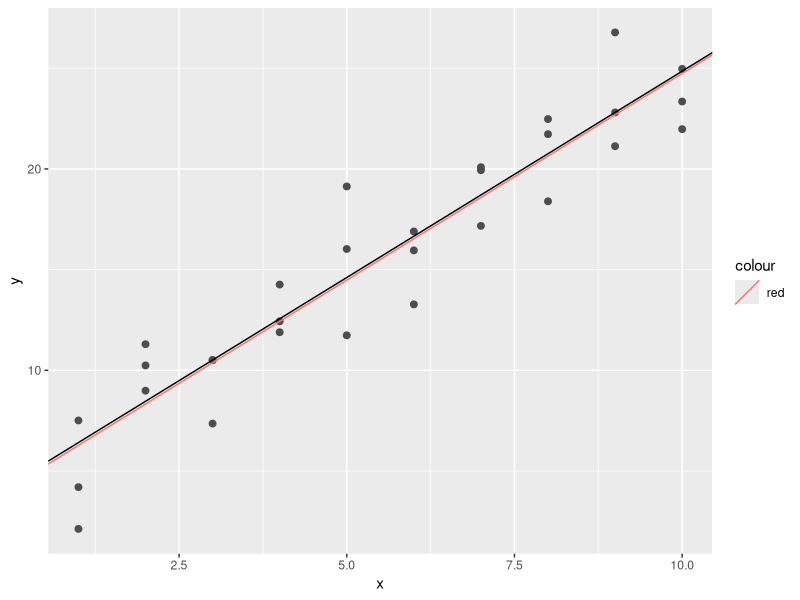
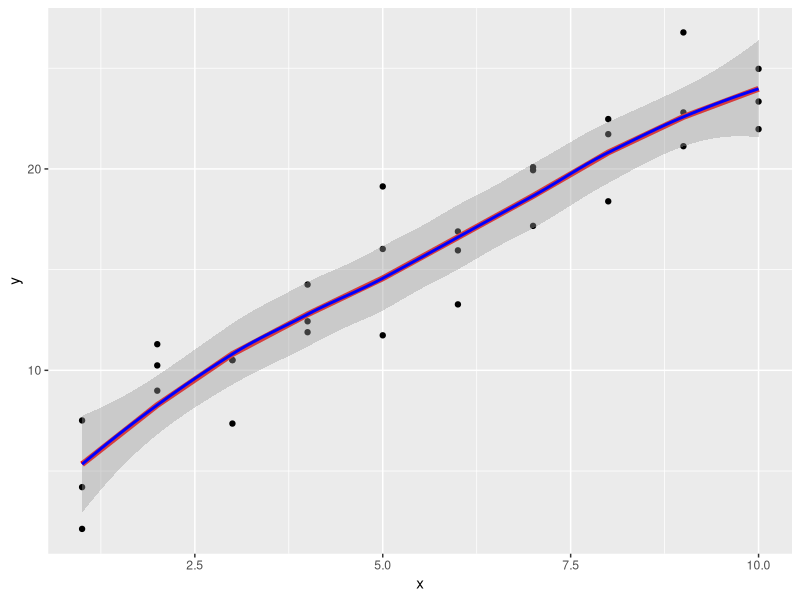
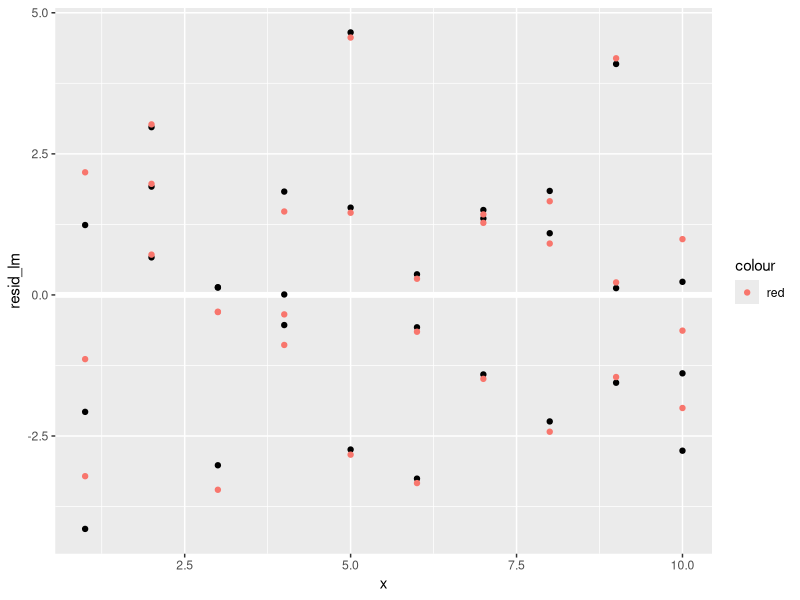
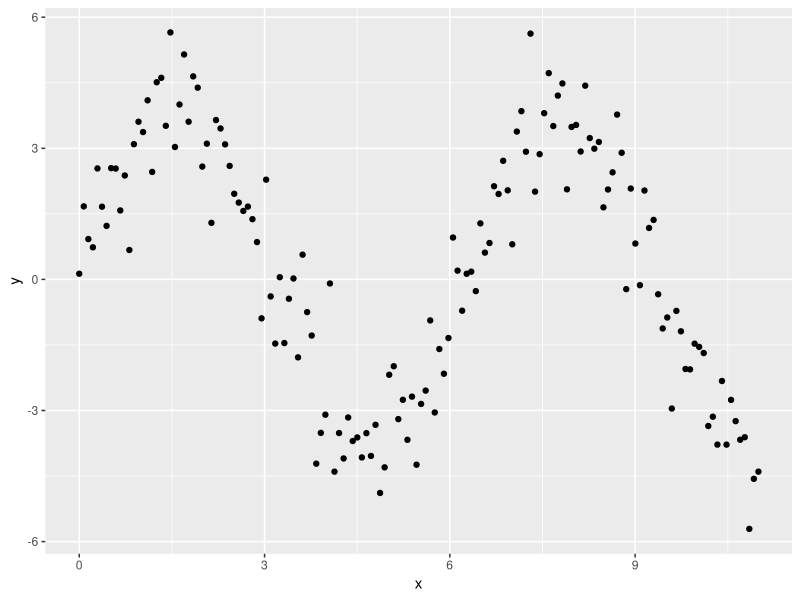
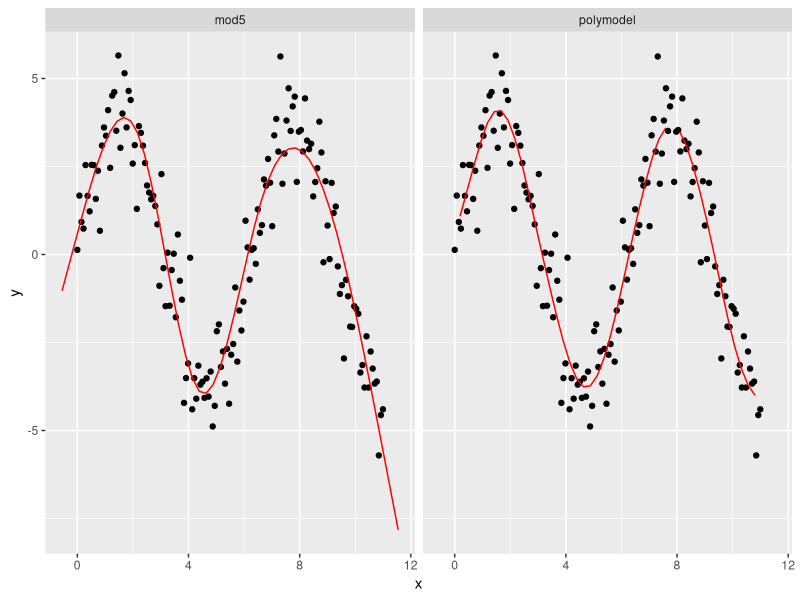
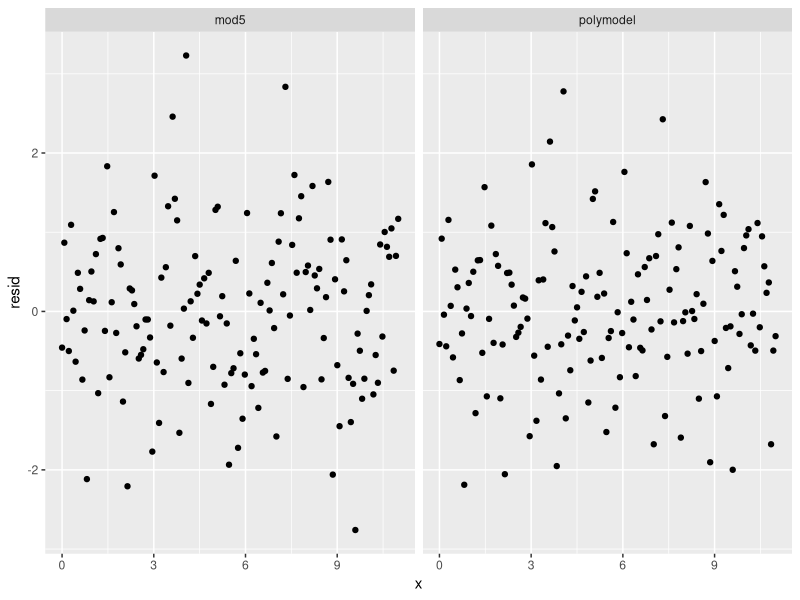

These charts were generated, in order, by the following R code:
## ---- chunk 1
knitr::opts_chunk$set(echo = TRUE)
library(tidyverse)
library(modelr)
library(purrr)
library(lubridate)
library(class)
options(na.action=na.warn)
## ---- chunk 2
measure_distance <- function(mod, data) {
  diff <- data$y - make_prediction(mod, data)
  mean(abs(diff))
}

make_prediction<-function(mod,data){
  mod[1]+mod[2]*data$x
}

#optim()
best<-optim(c(0,0), measure_distance, data= sim1)
best$par

#linear model
sim1_mod<-lm(y~x, data=sim1)
coef_mod<-coef(sim1_mod)
coef_mod

#compare these two model
sim1%>%
  ggplot(aes(x,y))+
  geom_point(size=2, color= "grey30") +
  geom_abline(aes(intercept=best$par[1], slope= best$par[2])) +
  geom_abline(aes(intercept=coef_mod[1], slope=coef_mod[2], color="red"))
## ---- chunk 3
#use loess() to create a model
mod_loess<-loess(y~x, data = sim1)
mod_loess

#use lm() to create another model
mod_lm<-lm(y~x, data=sim1)
mod_lm

#add predictions from the model to the dataframe
grid_loess<-sim1%>%
  add_predictions(mod_loess)

#plot the prediction with geom_smooth()
sim1%>%
  ggplot(aes(x,y))+
  geom_point()+
  geom_line(aes(x=x, y=pred),data=grid_loess, colour="red", size=2) +
  geom_smooth(method = "loess", colour="blue")

#add two model's residuals and predictions on the original data set
sim1<-sim1 %>%
  add_residuals(mod_lm, var = "resid_lm") %>%
  add_residuals(mod_loess, var= "resid_loess")

#plot the residuals
sim1 %>%
  ggplot(aes(x=x)) +
  geom_ref_line(h=0) +
  geom_point(aes(y=resid_lm)) +
  geom_point(aes(y=resid_loess, colour="red"))
  
## ---- chunk 4
library(splines)

sim5 <- tibble(
  x = seq(0, 3.5 * pi, length = 150),
  y = 4 * sin(x) + rnorm(length(x))
)

sim5 %>%
  ggplot( aes(x, y)) +
  geom_point() 

mod5<-lm(y~ns(x,5),data=sim5)

#polymodel
polymodel<-loess(y~sin(x)+x,data=sim5)

###predicted value
grid<-sim5%>%
  data_grid(x=seq_range(x,n=50, expand=0.1)) %>%
  gather_predictions(mod5,polymodel, .pred = "y")
grid

sim5 %>%
  ggplot(aes(x,y)) +
  geom_point() +
  geom_line(data=grid, colour = "red") +
  facet_wrap(~model)
 
###residuals
sim5 <- sim5 %>%
gather_residuals(mod5, polymodel)

sim5 %>%
ggplot(aes(x,resid)) +
geom_point() +
facet_wrap(~ model)
